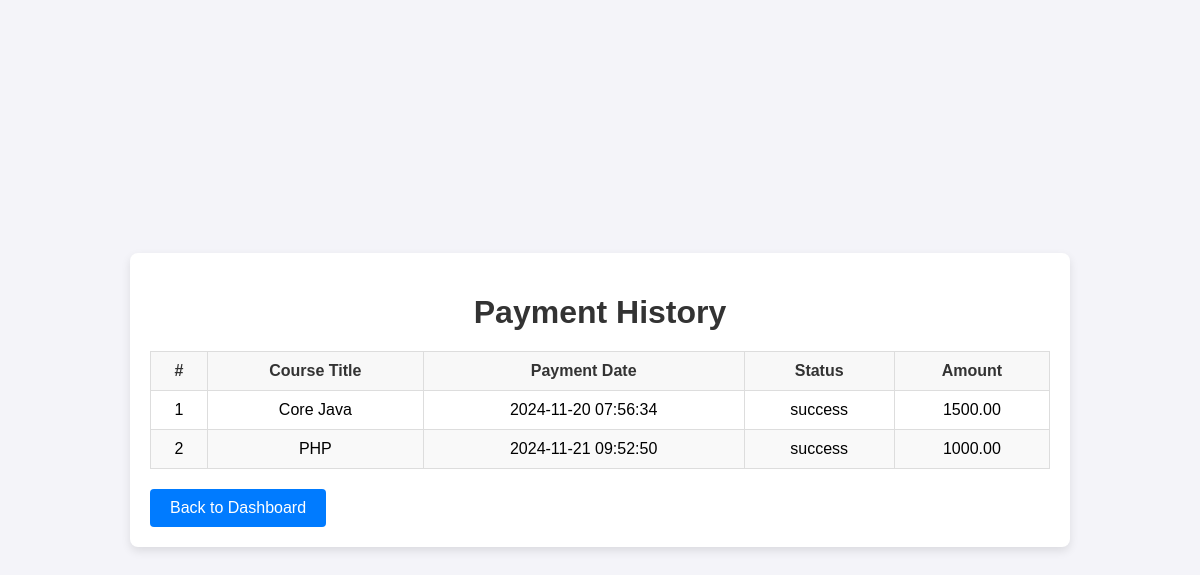
Page /payment-history.php (signed in) on the committed database.
### tables this page shows
CREATE TABLE `payments` (
  `payment_id` int(11) NOT NULL,
  `user_id` int(11) NOT NULL,
  `course_id` int(11) NOT NULL,
  `status` varchar(20) NOT NULL,
  `card_number` varchar(20) NOT NULL,
  `expiry_date` varchar(7) NOT NULL,
  `cvv` varchar(4) NOT NULL,
  `cardholder_name` varchar(255) NOT NULL,
  `payment_date` timestamp NOT NULL DEFAULT current_timestamp()
);

CREATE TABLE `courses` (
  `course_id` int(11) NOT NULL,
  `title` varchar(255) NOT NULL,
  `description` text DEFAULT NULL,
  `price` decimal(10,2) DEFAULT 0.00,
  `created_at` timestamp NOT NULL DEFAULT current_timestamp()
);

### payment-history.php (the view, shortened to what this page needs)
<?php
include '../includes/db-config.php';
$user_id = $_SESSION['student_id'];
$query = "SELECT p.payment_id, c.title AS course_title, p.payment_date, p.status, c.price
          FROM payments p
          JOIN courses c ON p.course_id = c.course_id
          WHERE p.user_id = ?";
$stmt = $conn->prepare($query);
$stmt->bind_param("i", $user_id);
$stmt->execute();
$result = $stmt->get_result();
$payment_history = $result->fetch_all(MYSQLI_ASSOC);
?>
<!DOCTYPE html>
<html lang="en">
<head>
    <link rel="stylesheet" href="payment-history.css">
</head>
<body>
    <div class="container">
        <h1>Payment History</h1>
        <?php if (count($payment_history) > 0): ?>
            <table>
                <thead>
                    <tr>
                        <th>#</th>
                        <th>Course Title</th>
                        <th>Payment Date</th>
                        <th>Status</th>
                        <th>Amount</th>
                    </tr>
                </thead>
                <tbody>
                    <?php foreach ($payment_history as $index => $payment): ?>
                        <tr>
                            <td><?php echo $index + 1; ?></td>
                            <td><?php echo htmlspecialchars($payment['course_title']); ?></td>
                            <td><?php echo htmlspecialchars($payment['payment_date']); ?></td>
                            <td><?php echo htmlspecialchars($payment['status']); ?></td>
                            <td><?php echo htmlspecialchars($payment['price']); ?></td>
                        </tr>
                    <?php endforeach; ?>
                </tbody>
            </table>
        <?php else: ?>
            <p>No payment history available.</p>
        <?php endif; ?>
        <a href="student-dashboard.php" class="btn">Back to Dashboard</a>
    </div>
</body>
</html>

### payment-history.css (style rules this page uses)
body { font-family: Arial, sans-serif; background-color: #f4f4f9; margin: 0; padding: 0; display: flex; justify-content: center; align-items: center; min-height: 100vh; }
.container { width: 80%; max-width: 900px; background: #fff; padding: 20px; border-radius: 8px; box-shadow: 0 4px 10px rgba(0, 0, 0, 0.1); }
h1 { text-align: center; margin-bottom: 20px; color: #333; }
table { width: 100%; border-collapse: collapse; margin-bottom: 20px; }
table th, table td { border: 1px solid #ddd; padding: 10px; text-align: center; }
table th { background-color: #f8f8f8; color: #333; font-weight: bold; }
table tr:nth-child(even) { background-color: #f9f9f9; }
.btn { display: inline-block; padding: 10px 20px; background: #007bff; color: #fff; text-decoration: none; border-radius: 4px; text-align: center; }

### rows in the picture
payments: course.title "Core Java", payment_date "2024-11-20 07:56:34", status "success", course.price "1500.00"
payments: course.title "PHP", payment_date "2024-11-21 09:52:50", status "success", course.price "1000.00"
